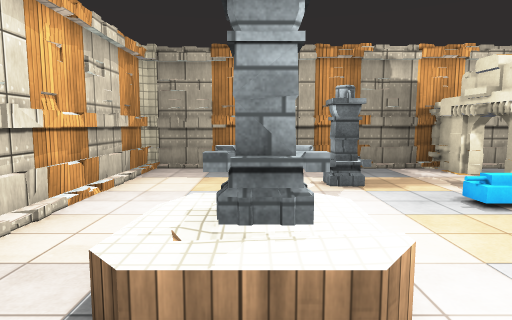
view 1 (above)

12 first-person views from a walk through a Unity game level. The camera is 1.5 m above the floor, tilts 6° down and sees 75° across. The floor is counted in squares, 1 m on a side. Each view is taken from the middle of a square. On the plan, view 1 faces up. The plan holds only what a view shows up to about 15 squares ahead; the rest is blank. Surface patterns are stand-ins for the level's own textures.

view 2
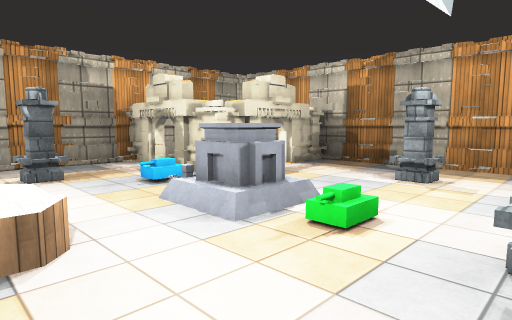

view 3
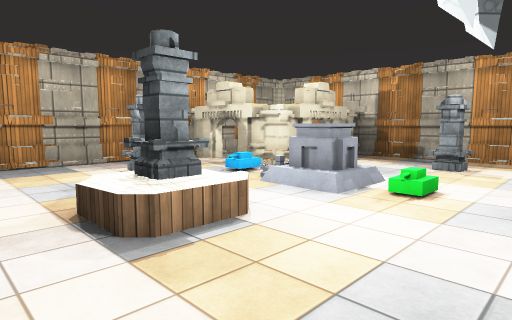

view 4
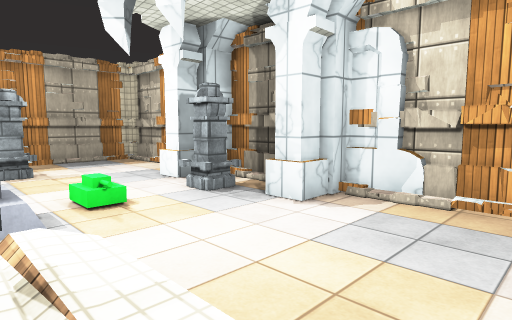

view 5
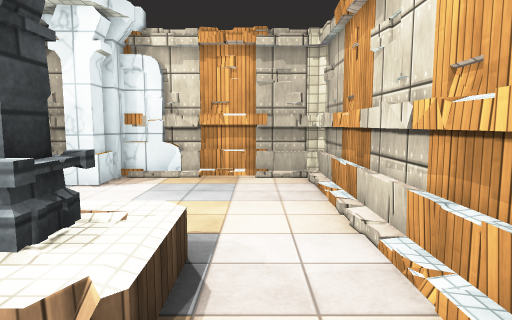

view 6
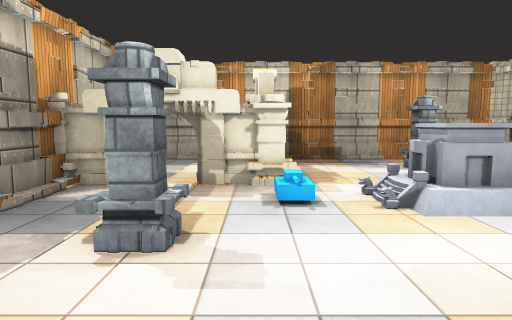

view 7
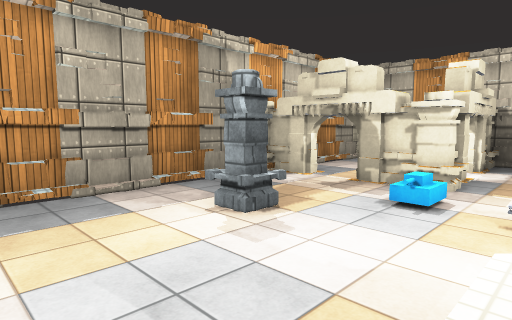

view 8
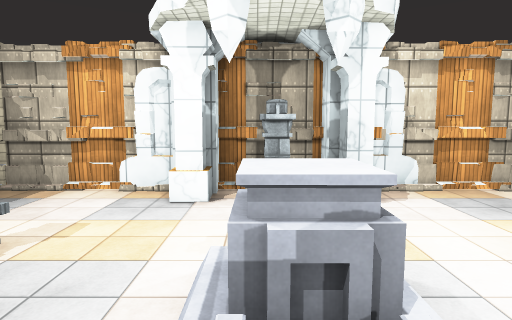

view 9
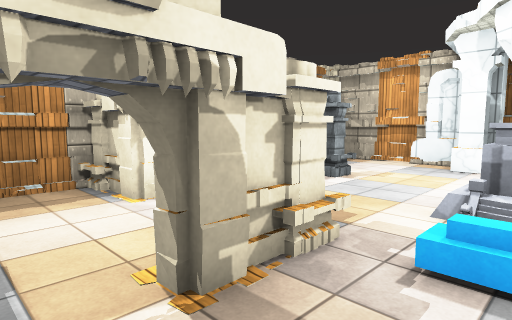

view 10
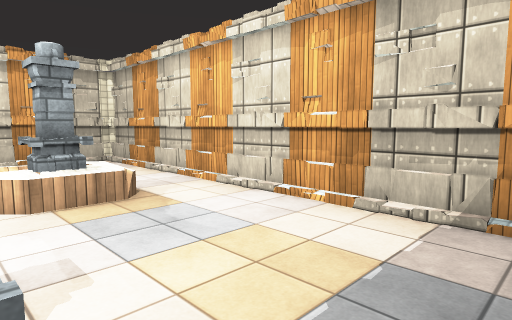

view 11
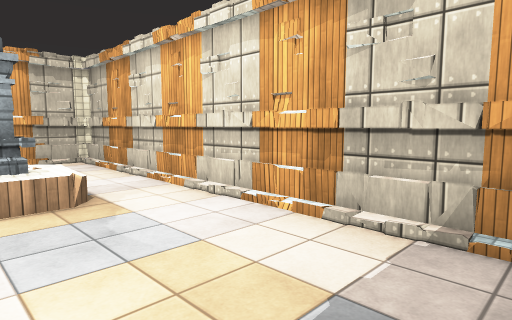

view 12
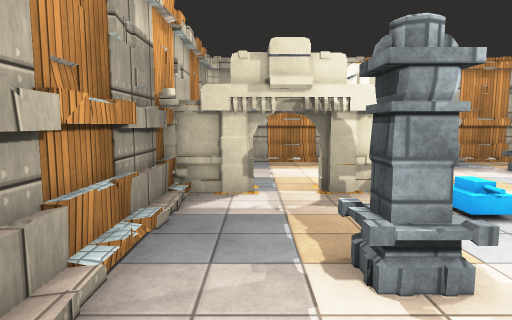

### Floor plan
Key: @ floor where view 1 was taken; # wall or solid block; x gap in a wall; . floor; / step, stairs or slope; ^ raised ledge; P pillar; O other object.
Columns run from 4 left of view 1 to 13 right of it. Each row starts with its distance up from view 1.
 12 ############
 11 #.........#######
 10 #..........x....#
  9 #.....PP...x....#
  8 #.....PP..## .. #
  7 #.........####x##
  6 #.......//####.###
  5 #................#
  4 #..^P#..OO.......#
  3 #..^P#..OO.......#
  2 #..^^^..OO...PP..#
  1 #........O...PP..#
  0 #...@............#
 -1 #................#
 -2 #.....##PP##.....#
 -3 #.....######.....#
 -4 ########  ########

Where each view was taken, in squares from view 1:
view 1: 0 up, 0 right, facing up
view 2: 2 down, 0 right, facing up-right
view 3: 2 down, 3 left, facing up-right
view 4: 3 up, 2 left, facing down-right
view 5: 6 up, 2 left, facing down
view 6: 7 up, 2 left, facing right
view 7: 4 up, 2 left, facing up-right
view 8: 6 up, 5 right, facing down
view 9: 10 up, 4 right, facing down-right
view 10: 11 up, 2 right, facing down-left
view 11: 11 up, 1 right, facing down-left
view 12: 10 up, 1 left, facing right
